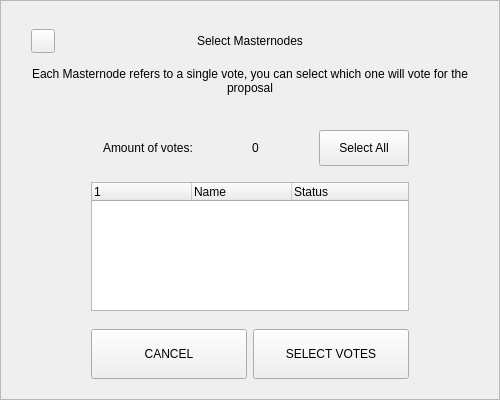
<?xml version="1.0" encoding="UTF-8"?>
<ui version="4.0">
 <class>MnSelectionDialog</class>
 <widget class="QWidget" name="MnSelectionDialog">
  <property name="geometry">
   <rect>
    <x>0</x>
    <y>0</y>
    <width>500</width>
    <height>400</height>
   </rect>
  </property>
  <property name="windowTitle">
   <string>Form</string>
  </property>
  <layout class="QVBoxLayout" name="verticalLayout_3">
   <property name="spacing">
    <number>0</number>
   </property>
   <property name="leftMargin">
    <number>0</number>
   </property>
   <property name="topMargin">
    <number>0</number>
   </property>
   <property name="rightMargin">
    <number>0</number>
   </property>
   <property name="bottomMargin">
    <number>0</number>
   </property>
   <item>
    <widget class="QFrame" name="frame">
     <property name="styleSheet">
      <string notr="true"/>
     </property>
     <property name="frameShape">
      <enum>QFrame::StyledPanel</enum>
     </property>
     <property name="frameShadow">
      <enum>QFrame::Raised</enum>
     </property>
     <layout class="QVBoxLayout" name="verticalLayout_2">
      <property name="spacing">
       <number>6</number>
      </property>
      <property name="leftMargin">
       <number>30</number>
      </property>
      <property name="topMargin">
       <number>20</number>
      </property>
      <property name="rightMargin">
       <number>30</number>
      </property>
      <property name="bottomMargin">
       <number>20</number>
      </property>
      <item>
       <layout class="QHBoxLayout" name="horizontalLayout_3">
        <property name="spacing">
         <number>0</number>
        </property>
        <item>
         <widget class="QPushButton" name="btnEsc">
          <property name="minimumSize">
           <size>
            <width>24</width>
            <height>24</height>
           </size>
          </property>
          <property name="maximumSize">
           <size>
            <width>24</width>
            <height>24</height>
           </size>
          </property>
          <property name="text">
           <string/>
          </property>
         </widget>
        </item>
        <item>
         <spacer name="horizontalSpacer_2">
          <property name="orientation">
           <enum>Qt::Horizontal</enum>
          </property>
          <property name="sizeHint" stdset="0">
           <size>
            <width>40</width>
            <height>20</height>
           </size>
          </property>
         </spacer>
        </item>
        <item>
         <widget class="QLabel" name="labelTitle">
          <property name="minimumSize">
           <size>
            <width>0</width>
            <height>40</height>
           </size>
          </property>
          <property name="maximumSize">
           <size>
            <width>16777215</width>
            <height>40</height>
           </size>
          </property>
          <property name="styleSheet">
           <string notr="true">padding-right:24px;</string>
          </property>
          <property name="text">
           <string>Select Masternodes</string>
          </property>
          <property name="alignment">
           <set>Qt::AlignCenter</set>
          </property>
          <property name="margin">
           <number>7</number>
          </property>
         </widget>
        </item>
        <item>
         <spacer name="horizontalSpacer">
          <property name="orientation">
           <enum>Qt::Horizontal</enum>
          </property>
          <property name="sizeHint" stdset="0">
           <size>
            <width>40</width>
            <height>20</height>
           </size>
          </property>
         </spacer>
        </item>
       </layout>
      </item>
      <item>
       <widget class="QLabel" name="labelMessage">
        <property name="text">
         <string>Each Masternode refers to a single vote, you can select which one will vote for the proposal</string>
        </property>
        <property name="alignment">
         <set>Qt::AlignCenter</set>
        </property>
        <property name="wordWrap">
         <bool>true</bool>
        </property>
       </widget>
      </item>
      <item>
       <spacer name="verticalSpacer">
        <property name="orientation">
         <enum>Qt::Vertical</enum>
        </property>
        <property name="sizeType">
         <enum>QSizePolicy::Fixed</enum>
        </property>
        <property name="sizeHint" stdset="0">
         <size>
          <width>20</width>
          <height>20</height>
         </size>
        </property>
       </spacer>
      </item>
      <item>
       <widget class="QWidget" name="widget" native="true">
        <property name="minimumSize">
         <size>
          <width>0</width>
          <height>55</height>
         </size>
        </property>
        <layout class="QVBoxLayout" name="verticalLayout">
         <property name="spacing">
          <number>0</number>
         </property>
         <property name="leftMargin">
          <number>60</number>
         </property>
         <property name="topMargin">
          <number>0</number>
         </property>
         <property name="rightMargin">
          <number>60</number>
         </property>
         <property name="bottomMargin">
          <number>0</number>
         </property>
         <item>
          <widget class="QWidget" name="containerTop" native="true">
           <layout class="QHBoxLayout" name="horizontalLayout_2">
            <property name="spacing">
             <number>3</number>
            </property>
            <property name="leftMargin">
             <number>0</number>
            </property>
            <property name="topMargin">
             <number>0</number>
            </property>
            <property name="rightMargin">
             <number>0</number>
            </property>
            <property name="bottomMargin">
             <number>0</number>
            </property>
            <item>
             <widget class="QWidget" name="containerAmountOfVotes" native="true">
              <property name="minimumSize">
               <size>
                <width>180</width>
                <height>36</height>
               </size>
              </property>
              <property name="maximumSize">
               <size>
                <width>16777215</width>
                <height>36</height>
               </size>
              </property>
              <layout class="QHBoxLayout" name="horizontalLayout_4" stretch="1,0">
               <property name="spacing">
                <number>4</number>
               </property>
               <property name="leftMargin">
                <number>12</number>
               </property>
               <property name="topMargin">
                <number>4</number>
               </property>
               <property name="rightMargin">
                <number>12</number>
               </property>
               <property name="bottomMargin">
                <number>4</number>
               </property>
               <item>
                <widget class="QLabel" name="labelAmountOfVotesText">
                 <property name="minimumSize">
                  <size>
                   <width>140</width>
                   <height>0</height>
                  </size>
                 </property>
                 <property name="maximumSize">
                  <size>
                   <width>16777215</width>
                   <height>16777215</height>
                  </size>
                 </property>
                 <property name="text">
                  <string>Amount of votes:</string>
                 </property>
                </widget>
               </item>
               <item>
                <widget class="QLabel" name="labelAmountOfVotes">
                 <property name="text">
                  <string>0</string>
                 </property>
                </widget>
               </item>
              </layout>
             </widget>
            </item>
            <item>
             <spacer name="horizontalSpacer_3">
              <property name="orientation">
               <enum>Qt::Horizontal</enum>
              </property>
              <property name="sizeHint" stdset="0">
               <size>
                <width>211</width>
                <height>20</height>
               </size>
              </property>
             </spacer>
            </item>
            <item>
             <widget class="QPushButton" name="btnSelectAll">
              <property name="minimumSize">
               <size>
                <width>90</width>
                <height>36</height>
               </size>
              </property>
              <property name="maximumSize">
               <size>
                <width>16777215</width>
                <height>36</height>
               </size>
              </property>
              <property name="text">
               <string>Select All</string>
              </property>
              <property name="checkable">
               <bool>true</bool>
              </property>
              <property name="checked">
               <bool>false</bool>
              </property>
             </widget>
            </item>
           </layout>
          </widget>
         </item>
        </layout>
       </widget>
      </item>
      <item>
       <layout class="QHBoxLayout" name="horizontalLayout_6">
        <property name="leftMargin">
         <number>60</number>
        </property>
        <property name="rightMargin">
         <number>60</number>
        </property>
        <item>
         <widget class="QTreeWidget" name="treeWidget">
          <property name="focusPolicy">
           <enum>Qt::NoFocus</enum>
          </property>
          <property name="styleSheet">
           <string notr="true">outline: 0;</string>
          </property>
          <column>
           <property name="text">
            <string/>
           </property>
          </column>
          <column>
           <property name="text">
            <string>Name</string>
           </property>
          </column>
          <column>
           <property name="text">
            <string>Status</string>
           </property>
          </column>
         </widget>
        </item>
       </layout>
      </item>
      <item>
       <spacer name="verticalSpacer_3">
        <property name="orientation">
         <enum>Qt::Vertical</enum>
        </property>
        <property name="sizeType">
         <enum>QSizePolicy::Fixed</enum>
        </property>
        <property name="sizeHint" stdset="0">
         <size>
          <width>20</width>
          <height>12</height>
         </size>
        </property>
       </spacer>
      </item>
      <item>
       <layout class="QHBoxLayout" name="horizontalLayout" stretch="2,2">
        <property name="leftMargin">
         <number>60</number>
        </property>
        <property name="rightMargin">
         <number>60</number>
        </property>
        <item>
         <widget class="QPushButton" name="btnCancel">
          <property name="minimumSize">
           <size>
            <width>0</width>
            <height>50</height>
           </size>
          </property>
          <property name="text">
           <string>CANCEL</string>
          </property>
         </widget>
        </item>
        <item>
         <widget class="QPushButton" name="btnSave">
          <property name="minimumSize">
           <size>
            <width>0</width>
            <height>50</height>
           </size>
          </property>
          <property name="text">
           <string>SELECT VOTES</string>
          </property>
         </widget>
        </item>
       </layout>
      </item>
     </layout>
    </widget>
   </item>
  </layout>
 </widget>
 <resources/>
 <connections/>
</ui>
